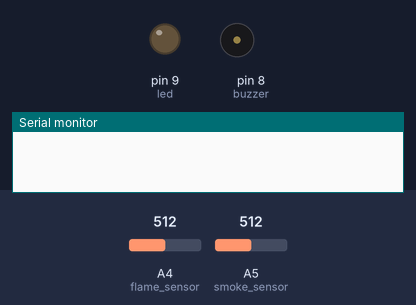
Bench run of a sketch on a simulated Arduino Uno, built with avr-gcc and run on an emulated ATmega328P. Shown: output pins drawn as LEDs (lit = HIGH), buzzer (waves = sounding, pin HIGH), the last lines printed to the serial monitor. The inputs (shaded band) are chosen by the test bench; at power-on: A5 (smoke_sensor) = 512, A4 (flame_sensor) = 512. The modem accepts every AT command (registered, SIM ready, sends succeed) and sends nothing else.

Above: at 5.7 s.
5.8 s: A5 (smoke_sensor) set to 257
At 11.7 s:
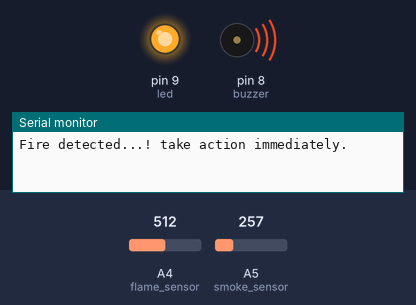
18.0 s: A5 (smoke_sensor) set to 242
At 25.8 s:
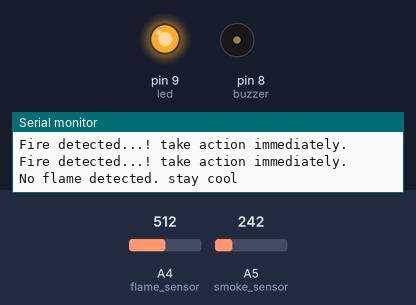
Timing chart, 0 to 27.3 s (numbered marks = the images above; inputs shaded):
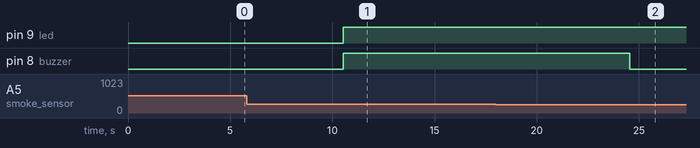

The sketch:

thingspeak_firealarm.ino
```cpp
#include <SoftwareSerial.h>

#define RX 3 // Connected to Digital Pin 0 of Arduino   TX of Wifi connected to RX of Arduino
#define TX 2 // Connected to Digital Pin 1 of Arduino   RX of Wifi conneceted to TX of Arduino

String AP = "IIIT-New";       // Your Access Point Name
String PASS = "iiitk@iisertvm18";     // Your Password

/*
 *  Here we are sending data to ThingSpeak API.
 *  Create a free account in ThingSpeak.
 *  Then create a new channel.
 *  Copy the API key for your new channel to below API String
 *  You can later browse the channel visualization to view the data
*/
String API = "N9CPD6BNJ44OVCEV";   // ThingSpeak API Key
String HOST = "api.thingspeak.com";
String PORT = "80";
String field2 = "field2";     //let it remain as field1 field2 etc...even if the graph name is different
String field3 = "field3";

int flame_sensor = A4 ;
int buzzer = 8;
int smoke_sensor = A5;
int smokeThres = 250;
int flameThres = 500;
int flame_detected = 0;
int smoke_detected = 0;
int led = 9;

int flame()
{
  flame_detected = analogRead(flame_sensor);
  return flame_detected;
}

int smoke()
{
   smoke_detected = analogRead(smoke_sensor);
   return smoke_detected;
}

SoftwareSerial esp8266(RX,TX); // Initializing esp8266 package with proper pins

void setup()
{
  pinMode(flame_sensor, INPUT) ;
  pinMode(buzzer, OUTPUT);
  pinMode(smoke_sensor, INPUT);
  pinMode(led, OUTPUT);
  Serial.begin(115200);
  esp8266.begin(115200);    // Setting the baud rate
  esp8266.println("AT");    // Sending AT command
  delay(1500);              // Delays are added between each esp8266 serial print for giving time to complete the respective command.
  esp8266.println("AT+CWMODE=1");   // Command to choose the Mode: 1 - Station Mode(client), 2 - AP Mode (Host), 3 - Station+AP (Dual Mode)
  delay(1500);
  esp8266.println("AT+CWJAP=\""+ AP +"\",\""+ PASS +"\"");  // Giving AP Name and Password for connection
  delay(1500);
}

void loop()
{
  int flameSensor = flame();
  int smokeSensor = smoke();
  //delay(1500);       it's better if u give a delay between each esp8266 command
  String data = "GET /update?api_key="+ API +"&"+ field2 +"="+String(flameSensor)+"&"+field3+"="+String(smokeSensor); // Url to send data to ThingSpeak Channel
  esp8266.println("AT+CIPMUX=1");
  delay(1500);
  esp8266.println("AT+CIPSTART=0,\"TCP\",\""+ HOST +"\","+ PORT);  // Establishing TCP connection with Host and Port (here ThingSpeak API on port 80)
  delay(1500);
  esp8266.println("AT+CIPSEND=0," +String(data.length()+4));    // Setting up the length of the data.
  delay(1500);
  esp8266.println(data);      // Sending Data to the Url
  delay(1500);
  esp8266.println("AT+CIPCLOSE=0");   // Closing the TCP Connection
  if ((flame_detected < flameThres) || (smoke_detected > smokeThres))
  {
    Serial.println("Fire detected...! take action immediately.");
    digitalWrite(buzzer, HIGH);
    digitalWrite(led, HIGH);
  }
  else
  {
    Serial.println("No flame detected. stay cool");
    digitalWrite(buzzer, LOW);
  }
  delay(1000);
}
```

Measured:
- the behaviour switches between 251 and 250 on A5 (smoke_sensor) (found by bisection; images 1 and 2)
- after the input at 18.0 s, pin 8 (buzzer): HIGH → LOW after 6.6 s
